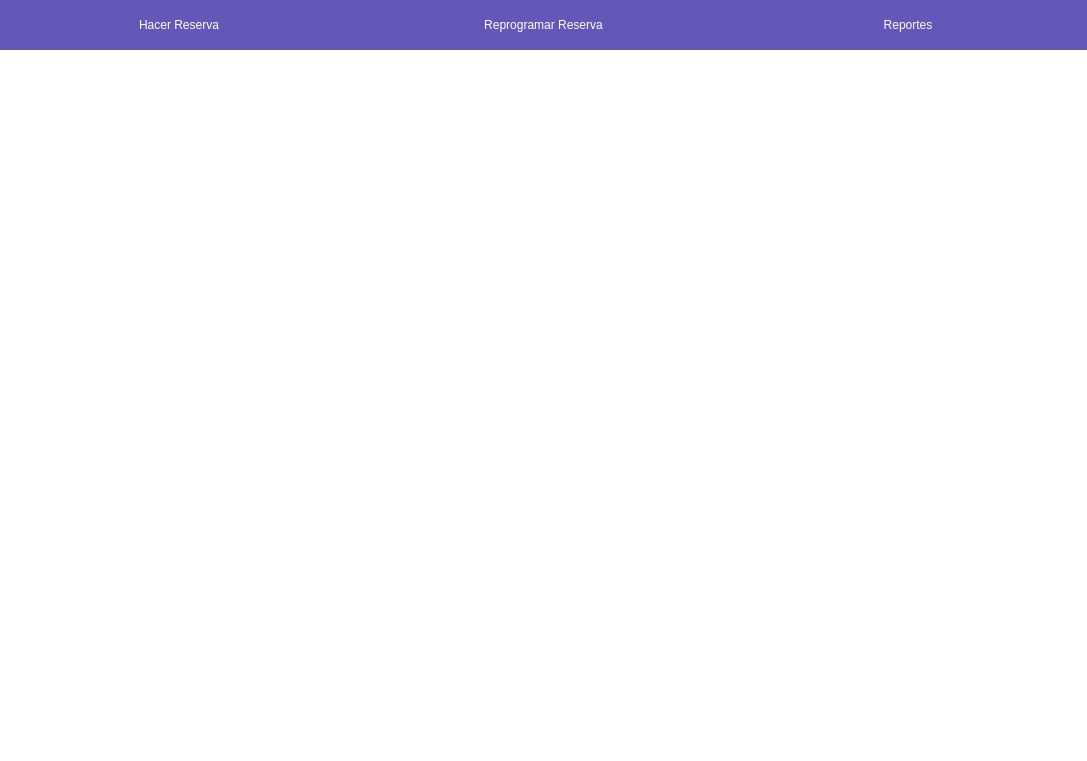
<?xml version="1.0" encoding="UTF-8"?>
<ui version="4.0">
 <class>Form</class>
 <widget class="QWidget" name="Form">
  <property name="geometry">
   <rect>
    <x>0</x>
    <y>0</y>
    <width>1087</width>
    <height>761</height>
   </rect>
  </property>
  <property name="windowTitle">
   <string>Form</string>
  </property>
  <property name="styleSheet">
   <string notr="true">background-color: rgb(255, 255, 255);</string>
  </property>
  <layout class="QVBoxLayout">
   <property name="spacing">
    <number>0</number>
   </property>
   <property name="sizeConstraint">
    <enum>QLayout::SetMaximumSize</enum>
   </property>
   <property name="leftMargin">
    <number>0</number>
   </property>
   <property name="topMargin">
    <number>0</number>
   </property>
   <property name="rightMargin">
    <number>0</number>
   </property>
   <property name="bottomMargin">
    <number>0</number>
   </property>
   <item>
    <widget class="QWidget" name="widget_2" native="true">
     <property name="minimumSize">
      <size>
       <width>0</width>
       <height>50</height>
      </size>
     </property>
     <property name="maximumSize">
      <size>
       <width>16777215</width>
       <height>50</height>
      </size>
     </property>
     <property name="styleSheet">
      <string notr="true">QWidget
{
    background-color: #6357B7;
    border-radius: 0px 0px 15px 15px;
}

QPushButton
{
    color: white;
    background-color: #6357B7;
    border-radius: 15px;
    font: 14pt &quot;Bahnschrift&quot;;
}

QPushButton:disabled
{
    color: #6357B7;
    background-color: white;
    border-radius: 0px;
}
</string>
     </property>
     <layout class="QHBoxLayout" name="horizontalLayout">
      <property name="leftMargin">
       <number>0</number>
      </property>
      <property name="topMargin">
       <number>0</number>
      </property>
      <property name="rightMargin">
       <number>0</number>
      </property>
      <property name="bottomMargin">
       <number>0</number>
      </property>
      <item>
       <widget class="QPushButton" name="Reserva">
        <property name="minimumSize">
         <size>
          <width>0</width>
          <height>50</height>
         </size>
        </property>
        <property name="text">
         <string>Hacer Reserva</string>
        </property>
       </widget>
      </item>
      <item>
       <widget class="QPushButton" name="Reprogramar">
        <property name="minimumSize">
         <size>
          <width>0</width>
          <height>50</height>
         </size>
        </property>
        <property name="text">
         <string>Reprogramar Reserva</string>
        </property>
       </widget>
      </item>
      <item>
       <widget class="QPushButton" name="ReporteReservas">
        <property name="minimumSize">
         <size>
          <width>0</width>
          <height>50</height>
         </size>
        </property>
        <property name="text">
         <string>Reportes</string>
        </property>
       </widget>
      </item>
     </layout>
    </widget>
   </item>
   <item>
    <widget class="QStackedWidget" name="stackedWidget">
     <property name="styleSheet">
      <string notr="true">QWidget
{
    background-color: white;
}

QPushButton
{
    color: white;
    background-color: #6357B7;
    border-radius: 15px;
    font: 14pt &quot;Bahnschrift&quot;;
}

QPushButton:Pressed
{
    background-color: #C397E4;
}

QPushButton:disabled
{
    color: #6357B7;
    background-color: white;
    border-radius: 0px;
}

QLineEdit
{
    color: #6357B7;
    background-color: white;
    border : 2px solid #6357B7;
    border-radius: 15px;
    font: 10pt &quot;Bahnschrift&quot;;
    border: 1px solid #6357B7;
    padding: 10px;
}

QLabel
{
    background-color: transparent;
    color: #6357B7;
    font: 12pt &quot;Bahnschrift&quot;;
}</string>
     </property>
    </widget>
   </item>
  </layout>
 </widget>
 <resources/>
 <connections/>
</ui>
